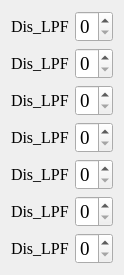
   <widget class="QWidget" name="layoutWidget">
    <property name="geometry">
     <rect>
      <x>1194</x>
      <y>41</y>
      <width>117</width>
      <height>254</height>
     </rect>
    </property>
    <layout class="QFormLayout" name="formLayout_8">
     <item row="0" column="0">
      <widget class="QLabel" name="CH1_Dis_LPF">
       <property name="font">
        <font>
         <family>Times New Roman</family>
         <pointsize>12</pointsize>
         <weight>50</weight>
         <bold>false</bold>
        </font>
       </property>
       <property name="text">
        <string>Dis_LPF</string>
       </property>
      </widget>
     </item>
     <item row="0" column="1">
      <widget class="QSpinBox" name="CH1_Dis_LPF_Box">
       <property name="font">
        <font>
         <family>Times New Roman</family>
         <pointsize>14</pointsize>
        </font>
       </property>
       <property name="maximum">
        <number>1</number>
       </property>
       <property name="value">
        <number>0</number>
       </property>
      </widget>
     </item>
     <item row="1" column="0">
      <widget class="QLabel" name="CH2_Dis_LPF">
       <property name="font">
        <font>
         <family>Times New Roman</family>
         <pointsize>12</pointsize>
         <weight>50</weight>
         <bold>false</bold>
        </font>
       </property>
       <property name="text">
        <string>Dis_LPF</string>
       </property>
      </widget>
     </item>
     <item row="1" column="1">
      <widget class="QSpinBox" name="CH2_Dis_LPF_Box">
       <property name="font">
        <font>
         <family>Times New Roman</family>
         <pointsize>14</pointsize>
        </font>
       </property>
       <property name="maximum">
        <number>1</number>
       </property>
       <property name="value">
        <number>0</number>
       </property>
      </widget>
     </item>
     <item row="2" column="0">
      <widget class="QLabel" name="CH3_Dis_LPF">
       <property name="font">
        <font>
         <family>Times New Roman</family>
         <pointsize>12</pointsize>
         <weight>50</weight>
         <bold>false</bold>
        </font>
       </property>
       <property name="text">
        <string>Dis_LPF</string>
       </property>
      </widget>
     </item>
     <item row="2" column="1">
      <widget class="QSpinBox" name="CH3_Dis_LPF_Box">
       <property name="font">
        <font>
         <family>Times New Roman</family>
         <pointsize>14</pointsize>
        </font>
       </property>
       <property name="maximum">
        <number>1</number>
       </property>
       <property name="value">
        <number>0</number>
       </property>
      </widget>
     </item>
     <item row="3" column="0">
      <widget class="QLabel" name="CH4_Dis_LPF">
       <property name="font">
        <font>
         <family>Times New Roman</family>
         <pointsize>12</pointsize>
         <weight>50</weight>
         <bold>false</bold>
        </font>
       </property>
       <property name="text">
        <string>Dis_LPF</string>
       </property>
      </widget>
     </item>
     <item row="3" column="1">
      <widget class="QSpinBox" name="CH4_Dis_LPF_Box">
       <property name="font">
        <font>
         <family>Times New Roman</family>
         <pointsize>14</pointsize>
        </font>
       </property>
       <property name="maximum">
        <number>1</number>
       </property>
       <property name="value">
        <number>0</number>
       </property>
      </widget>
     </item>
     <item row="4" column="0">
      <widget class="QLabel" name="CH5_Dis_LPF">
       <property name="font">
        <font>
         <family>Times New Roman</family>
         <pointsize>12</pointsize>
         <weight>50</weight>
         <bold>false</bold>
        </font>
       </property>
       <property name="text">
        <string>Dis_LPF</string>
       </property>
      </widget>
     </item>
     <item row="4" column="1">
      <widget class="QSpinBox" name="CH5_Dis_LPF_Box">
       <property name="font">
        <font>
         <family>Times New Roman</family>
         <pointsize>14</pointsize>
        </font>
       </property>
       <property name="maximum">
        <number>1</number>
       </property>
       <property name="value">
        <number>0</number>
       </property>
      </widget>
     </item>
     <item row="5" column="0">
      <widget class="QLabel" name="CH6_Dis_LPF">
       <property name="font">
        <font>
         <family>Times New Roman</family>
         <pointsize>12</pointsize>
         <weight>50</weight>
         <bold>false</bold>
        </font>
       </property>
       <property name="text">
        <string>Dis_LPF</string>
       </property>
      </widget>
     </item>
     <item row="5" column="1">
      <widget class="QSpinBox" name="CH6_Dis_LPF_Box">
       <property name="font">
        <font>
         <family>Times New Roman</family>
         <pointsize>14</pointsize>
        </font>
       </property>
       <property name="maximum">
        <number>1</number>
       </property>
       <property name="value">
        <number>0</number>
       </property>
      </widget>
     </item>
     <item row="6" column="0">
      <widget class="QLabel" name="CH7_Dis_LPF">
       <property name="font">
        <font>
         <family>Times New Roman</family>
         <pointsize>12</pointsize>
         <weight>50</weight>
         <bold>false</bold>
        </font>
       </property>
       <property name="text">
        <string>Dis_LPF</string>
       </property>
      </widget>
     </item>
     <item row="6" column="1">
      <widget class="QSpinBox" name="CH7_Dis_LPF_Box">
       <property name="font">
        <font>
         <family>Times New Roman</family>
         <pointsize>14</pointsize>
        </font>
       </property>
       <property name="maximum">
        <number>1</number>
       </property>
       <property name="value">
        <number>0</number>
       </property>
      </widget>
     </item>
    </layout>
   </widget>
